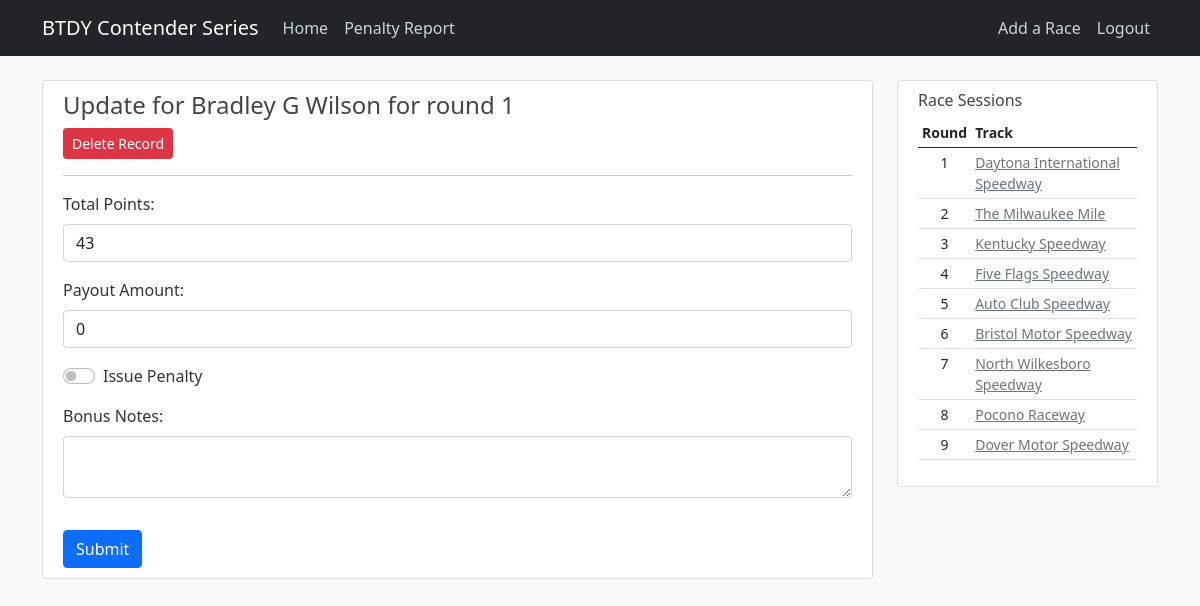
Screenshot of /update/1223/ (signed in) with the database file from the repository.
### btdyScraper/models.py (models this page shows)
class points(models.Model):
    driverID = models.IntegerField()
    name = models.CharField(max_length=50)
    startPosition = models.IntegerField()
    finishPosition = models.IntegerField()
    totalLapsLead = models.IntegerField()
    incidents = models.IntegerField()
    finishPoints = models.IntegerField()
    lapsLeadPoints = models.IntegerField()
    mostLapsLeadPoints = models.IntegerField()
    polePoints = models.IntegerField()
    winPoints = models.IntegerField()
    stagePoints = models.IntegerField()
    winFlag = models.IntegerField()
    poleFlag = models.IntegerField()
    stageFlag = models.IntegerField()
    mostLapsLeadFlag = models.IntegerField()
    topFiveFlag = models.IntegerField()
    topTenFlag = models.IntegerField()
    payoutAmount = models.IntegerField()
    subsessionID = models.ForeignKey(raceSession, on_delete=models.CASCADE)
    avgLap = models.IntegerField()
    avgLapFlag = models.IntegerField()
    roundNum = models.IntegerField()
    penalty = models.IntegerField(default=0)
    totalPoints = models.IntegerField(default=0)
    lapsComp = models.IntegerField(default=0)
    penaltyNotes = models.TextField()
    bonusNotes = models.TextField()

class raceSession(models.Model):
    subsessionID = models.IntegerField(primary_key=True)
    raceDate = models.CharField(max_length=10)
    trackID = models.IntegerField()
    trackName = models.CharField(max_length=100)
    leadChanges = models.IntegerField()
    totalCautions = models.IntegerField()
    cautionLaps = models.IntegerField()
    greenLaps = models.IntegerField()
    totalLaps = models.IntegerField()
    series = models.CharField(max_length=50)
    season = models.IntegerField()
    roundNum = models.IntegerField()

### btdyScraper/views.py (the view)
# urls.py: path('update/<int:id>/', views.update, name='btdyScraper-update'),
@login_required
def update(request, id):
    if request.method == 'POST':
        finishPoints = request.POST['finishPoints']
        payoutAmount = request.POST['payoutAmount']
        notes = request.POST['notes']
        next = request.POST['next']
        bonusNotes = request.POST['bonusNotes']
        updateTarget = points.objects.get(id=id)
        updateTarget.totalPoints = finishPoints
        updateTarget.payoutAmount = payoutAmount
        if "penalty" in request.POST:
            updateTarget.penalty = 1
        else:
            updateTarget.penalty = 0
        if notes != "":
            updateTarget.penaltyNotes = notes
        if bonusNotes != "":
            updateTarget.bonusNotes = bonusNotes
        updateTarget.save()
        messages.success(request, f'Success! Record updated!')
        return redirect(next)
    else:
        updateTarget = points.objects.get(id=id)
        context = {
            'updateTarget':updateTarget,
            'sessions':raceSession.objects.all(),
        }
        return render(request, 'update.html', context)

### btdyScraper/templates/update.html (shortened to what this page needs)
{% extends "base.html" %}
{% block content %}
    <div class="col-md-9">
        <div class="content-section">
            <h4>Update for {{ updateTarget.name }} for round {{ updateTarget.roundNum }}</h4>
            <button type="button" class="btn btn-danger btn-sm" data-bs-toggle="modal" data-bs-target="#deleteModal">Delete Record</button>
            <hr />
            <form method="POST">
                <div class="mb-3 mt-3">
                    <label class="form-label">Total Points:</label>
                    <input class="form-control" id="finishPoints" value="{{ updateTarget.totalPoints }}" name="finishPoints" pattern="[0-9]{1,2}" required>
                </div>
                <div class="mb-3">
                    <label class="form-label">Payout Amount:</label>
                    <input class="form-control" id="payoutAmount" value="{{ updateTarget.payoutAmount }}" name="payoutAmount" pattern="[0-9]{1,2}" required>
                </div>
                <div class="form-check form-switch mb-3">
                    {% if updateTarget.penalty == 1 %}
                        <input class="form-check-input" type="checkbox" id="penalty" name="penalty" checked>
                    {% else %}
                        <input class="form-check-input" type="checkbox" id="penalty" name="penalty">
                    {% endif %}
                    <label class="form-check-label" for="penalty">Issue Penalty</label>
                </div>
                <div class="mb-3">
                    <label class="form-label">Bonus Notes:</label>
                    <textarea class="form-control" id="bonusNotes" name="bonusNotes">{{ updateTarget.bonusNotes }}</textarea>
                </div>
                <button type="submit" class="btn btn-primary mt-3">Submit</button>
            </form>
        </div>
    </div>
{% endblock content %}
{% block sidebar %}
    <div class="col-md-3">
        <div class="content-section">
            <h6>Race Sessions</h6>
            <table class="table table-sm small">
                <thead>
                    <tr>
                        <th>Round</th>
                        <th>Track</th>
                    </tr>
                </thead>
                {% if sessions != "No Races Yet!"%}
                    {% for session in sessions %}
                        <tr>
                            <td class="text-center">{{ session.roundNum }}</td>
                            <td><a class="link-secondary" href="{% url 'btdyScraper-session' session.subsessionID %}">{{ session.trackName }}</a></td>
                        </tr>
                    {% endfor %}
                {% else %}
                    <tr>
                        <td>{{ sessions }}</td>
                    </tr>
                {% endif %}
            </table>
        </div>
    </div>
{% endblock sidebar %}

### btdyScraper/static/main.css (style rules this page uses)
body { background: #fafafa; color: #333333; margin-top: 5rem; }
h1, h2, h3, h4, h5, h6 { color: #444444; }
.content-section { background: #ffffff; padding: 10px 20px; border: 1px solid #dddddd; border-radius: 3px; margin-bottom: 20px; }

### rows the page displays
points: name "Bradley G Wilson", roundNum "1", finishPoints "43", payoutAmount "0"
raceSession: roundNum "1", trackName "Daytona International Speedway"
raceSession: roundNum "2", trackName "The Milwaukee Mile"
raceSession: roundNum "3", trackName "Kentucky Speedway"
raceSession: roundNum "4", trackName "Five Flags Speedway"
raceSession: roundNum "5", trackName "Auto Club Speedway"
raceSession: roundNum "6", trackName "Bristol Motor Speedway"
raceSession: roundNum "7", trackName "North Wilkesboro Speedway"
raceSession: roundNum "8", trackName "Pocono Raceway"
raceSession: roundNum "9", trackName "Dover Motor Speedway"
